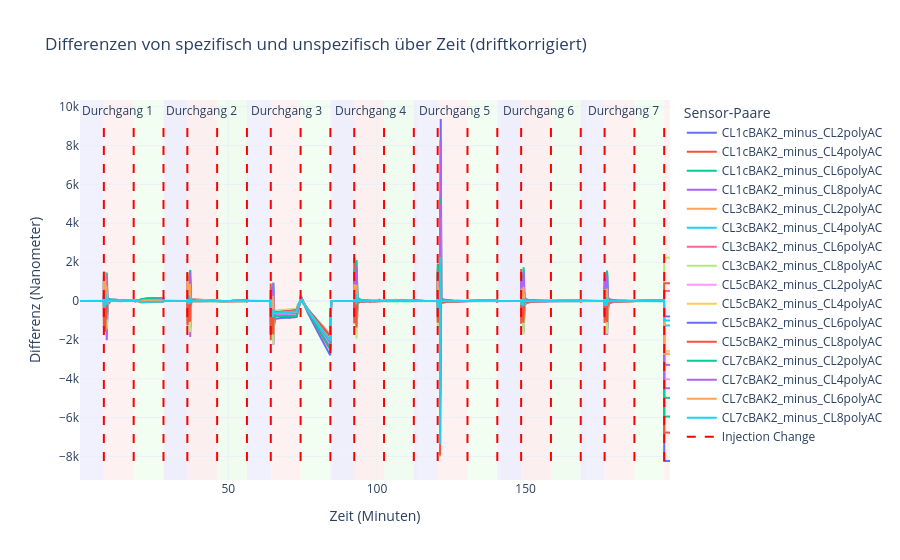

Here is the notebook cell this chart was saved with:
### Markdown cell above
**Differenzen-Plot & Speicherung**

### Code cell
def plot_sensor_differences(df, filepath=None):
    # Zeit in Minuten
    x = df['T  (s)'] / 60

    # Gewünschte Sensor-Gruppen
    specific_all    = ['CL1cBAK2', 'CL3cBAK2', 'CL5cBAK2', 'CL7cBAK2']
    nonspecific_all = ['CL2polyAC', 'CL4polyAC', 'CL6polyAC', 'CL8polyAC']

    # Nur Sensoren nehmen, die auch wirklich vorhanden sind
    specific    = [s for s in specific_all if s in df.columns]
    nonspecific = [n for n in nonspecific_all if n in df.columns]

    print("✔️ Verwendete spezifische Sensoren:", specific)
    print("✔️ Verwendete unspezifische Sensoren:", nonspecific)

    # Neues DataFrame für die Differenzen
    df_diff = pd.DataFrame()
    df_diff['T_min'] = x
    df_diff['Durchgang'] = df['Durchgang']
    df_diff['Inj.'] = df['Inj.']
    df_diff['Val.'] = df['Val.']

    # 16 positive Differenzen (falls möglich)
    positive_cols = []
    for spec in specific:
        for nonspec in nonspecific:
            if spec in df.columns and nonspec in df.columns:
                colname = f"{spec}_minus_{nonspec}"
                df_diff[colname] = df[spec] - df[nonspec]
                positive_cols.append(colname)

    # 16 negative Differenzen (positive * -1)
    for col in positive_cols:
        df_diff[col + "_neg"] = df_diff[col] * -1

    # ➕ Zusatz-Spalten (nur wenn beide Gruppen existieren!)
    if specific and nonspecific:
        mean_specific = df[specific].mean(axis=1)
        mean_nonspecific = df[nonspecific].mean(axis=1)

        df_diff['mean_diff'] = mean_specific - mean_nonspecific
        df_diff['mean_diff_std'] = (mean_specific - mean_nonspecific).rolling(window=5, min_periods=1).std()

        df_diff['specific_avg_diff'] = df[specific].sub(mean_specific, axis=0).abs().mean(axis=1)
        df_diff['specific_avg_diff_std'] = df[specific].sub(mean_specific, axis=0).abs().std(axis=1)

        df_diff['nonspecific_avg_diff'] = df[nonspecific].sub(mean_nonspecific, axis=0).abs().mean(axis=1)
        df_diff['nonspecific_avg_diff_std'] = df[nonspecific].sub(mean_nonspecific, axis=0).abs().std(axis=1)
    else:
        print("⚠️ Kennzahlen-Berechnung übersprungen (zu wenige Sensoren vorhanden).")

    fig = go.Figure()
    for col in positive_cols:
        fig.add_trace(go.Scatter(
            x=df_diff['T_min'],
            y=df_diff[col],
            mode='lines',
            name=col
        ))

    # Injection Change (rote gestrichelte Linien)
    inj = df_diff['Inj.']
    change_times = [df_diff['T_min'].iloc[i] for i in range(1, len(df_diff)) if inj.iloc[i] != inj.iloc[i-1]]
    ymin, ymax = df_diff[positive_cols].min().min(), df_diff[positive_cols].max().max()
    vline_x, vline_y = [], []
    for ct in change_times:
        vline_x += [ct, ct, None]
        vline_y += [ymin, ymax, None]
    fig.add_trace(go.Scatter(
        x=vline_x, y=vline_y,
        mode='lines',
        line=dict(color='red', width=2, dash='dash'),
        name='Injection Change'
    ))

    # Val-Bereiche (farbige Hintergründe)
    val_colors = {1:'rgba(255,0,0,0.1)', 2:'rgba(0,255,0,0.1)', 3:'rgba(0,0,255,0.1)'}
    current_val = df_diff['Val.'].iloc[0]; start=df_diff['T_min'].iloc[0]
    for i in range(1, len(df_diff)):
        if df_diff['Val.'].iloc[i] != current_val:
            end = df_diff['T_min'].iloc[i]
            fig.add_vrect(x0=start, x1=end,
                          fillcolor=val_colors[current_val],
                          opacity=0.5, layer='below', line_width=0)
            current_val = df_diff['Val.'].iloc[i]
            start = df_diff['T_min'].iloc[i]
    fig.add_vrect(x0=start, x1=df_diff['T_min'].iloc[-1],
                  fillcolor=val_colors[current_val],
                  opacity=0.5, layer='below', line_width=0)

    # Durchgänge (graue Hintergründe mit Beschriftung)
    dg = df_diff.groupby('Durchgang')['T_min'].agg(['min','max']).reset_index()
    shades = ['rgba(200,200,200,0.1)','rgba(150,150,150,0.1)']
    for idx,row in dg.iterrows():
        fig.add_vrect(
            x0=row['min'], x1=row['max'],
            fillcolor=shades[idx%2],
            opacity=0.3, layer='below', line_width=0,
            annotation_text=f"Durchgang {int(row['Durchgang'])}",
            annotation_position="top left"
        )

    # Layout
    fig.update_layout(
        title='Differenzen von spezifisch und unspezifisch über Zeit (driftkorrigiert)',
        xaxis_title='Zeit (Minuten)',
        yaxis_title='Differenz (Nanometer)',
        legend_title='Sensor-Paare',
        template='plotly_white'
    )

    fig.show()

    # 👉 Differenzen-Datei speichern
    if filepath is not None:
        base, ext = os.path.splitext(filepath)
        outpath = f"{base}_diff{ext}"
        df_diff.to_csv(outpath, index=False)
        print(f"💾 Differenzen gespeichert in: {outpath}")

# Aufruf
plot_sensor_differences(df, filepath=csv_datei)

### Figure 1 — Plotly figure (JSON) as saved in the notebook; plotly's stock layout.template omitted (floating-point values rounded to 4 significant figures; data arrays with more than 128 entries replaced by an {"elided": "..."} marker saying what was removed)
{"data": [{"mode": "lines", "name": "CL1cBAK2_minus_CL2polyAC", "type": "scatter", "x": {"elided": "3663 float values"}, "y": {"elided": "3663 float values"}}, {"mode": "lines", "name": "CL1cBAK2_minus_CL4polyAC", "type": "scatter", "x": {"elided": "3663 float values"}, "y": {"elided": "3663 float values"}}, {"mode": "lines", "name": "CL1cBAK2_minus_CL6polyAC", "type": "scatter", "x": {"elided": "3663 float values"}, "y": {"elided": "3663 float values"}}, {"mode": "lines", "name": "CL1cBAK2_minus_CL8polyAC", "type": "scatter", "x": {"elided": "3663 float values"}, "y": {"elided": "3663 float values"}}, {"mode": "lines", "name": "CL3cBAK2_minus_CL2polyAC", "type": "scatter", "x": {"elided": "3663 float values"}, "y": {"elided": "3663 float values"}}, {"mode": "lines", "name": "CL3cBAK2_minus_CL4polyAC", "type": "scatter", "x": {"elided": "3663 float values"}, "y": {"elided": "3663 float values"}}, {"mode": "lines", "name": "CL3cBAK2_minus_CL6polyAC", "type": "scatter", "x": {"elided": "3663 float values"}, "y": {"elided": "3663 float values"}}, {"mode": "lines", "name": "CL3cBAK2_minus_CL8polyAC", "type": "scatter", "x": {"elided": "3663 float values"}, "y": {"elided": "3663 float values"}}, {"mode": "lines", "name": "CL5cBAK2_minus_CL2polyAC", "type": "scatter", "x": {"elided": "3663 float values"}, "y": {"elided": "3663 float values"}}, {"mode": "lines", "name": "CL5cBAK2_minus_CL4polyAC", "type": "scatter", "x": {"elided": "3663 float values"}, "y": {"elided": "3663 float values"}}, {"mode": "lines", "name": "CL5cBAK2_minus_CL6polyAC", "type": "scatter", "x": {"elided": "3663 float values"}, "y": {"elided": "3663 float values"}}, {"mode": "lines", "name": "CL5cBAK2_minus_CL8polyAC", "type": "scatter", "x": {"elided": "3663 float values"}, "y": {"elided": "3663 float values"}}, {"mode": "lines", "name": "CL7cBAK2_minus_CL2polyAC", "type": "scatter", "x": {"elided": "3663 float values"}, "y": {"elided": "3663 float values"}}, {"mode": "lines", "name": "CL7cBAK2_minus_CL4polyAC", "type": "scatter", "x": {"elided": "3663 float values"}, "y": {"elided": "3663 float values"}}, {"mode": "lines", "name": "CL7cBAK2_minus_CL6polyAC", "type": "scatter", "x": {"elided": "3663 float values"}, "y": {"elided": "3663 float values"}}, {"mode": "lines", "name": "CL7cBAK2_minus_CL8polyAC", "type": "scatter", "x": {"elided": "3663 float values"}, "y": {"elided": "3663 float values"}}, {"line": {"color": "red", "dash": "dash", "width": 2}, "mode": "lines", "name": "Injection Change", "type": "scatter", "x": [8.166, 8.166, null, 18.19, 18.19, null, 28.21, 28.21, null, 36.23, 36.23, null, 46.25, 46.25, null, 56.28, 56.28, null, 64.29, 64.29, null, 74.32, 74.32, null, 84.34, 84.34, null, 92.36, 92.36, null, 102.4, 102.4, null, 112.4, 112.4, null, 120.4, 120.4, null, 130.4, 130.4, null, 140.5, 140.5, null, 148.5, 148.5, null, 158.5, 158.5, null, 168.5, 168.5, null, 176.5, 176.5, null, 186.6, 186.6, null, 196.6, 196.6, null], "y": [-8238.0, 9368.0, null, -8238.0, 9368.0, null, -8238.0, 9368.0, null, -8238.0, 9368.0, null, -8238.0, 9368.0, null, -8238.0, 9368.0, null, -8238.0, 9368.0, null, -8238.0, 9368.0, null, -8238.0, 9368.0, null, -8238.0, 9368.0, null, -8238.0, 9368.0, null, -8238.0, 9368.0, null, -8238.0, 9368.0, null, -8238.0, 9368.0, null, -8238.0, 9368.0, null, -8238.0, 9368.0, null, -8238.0, 9368.0, null, -8238.0, 9368.0, null, -8238.0, 9368.0, null, -8238.0, 9368.0, null, -8238.0, 9368.0, null]}], "layout": {"annotations": [{"showarrow": false, "text": "Durchgang 1", "x": 0.1383, "xanchor": "left", "xref": "x", "y": 1, "yanchor": "top", "yref": "y domain"}, {"showarrow": false, "text": "Durchgang 2", "x": 28.48, "xanchor": "left", "xref": "x", "y": 1, "yanchor": "top", "yref": "y domain"}, {"showarrow": false, "text": "Durchgang 3", "x": 56.87, "xanchor": "left", "xref": "x", "y": 1, "yanchor": "top", "yref": "y domain"}, {"showarrow": false, "text": "Durchgang 4", "x": 85.21, "xanchor": "left", "xref": "x", "y": 1, "yanchor": "top", "yref": "y domain"}, {"showarrow": false, "text": "Durchgang 5", "x": 113.5, "xanchor": "left", "xref": "x", "y": 1, "yanchor": "top", "yref": "y domain"}, {"showarrow": false, "text": "Durchgang 6", "x": 141.9, "xanchor": "left", "xref": "x", "y": 1, "yanchor": "top", "yref": "y domain"}, {"showarrow": false, "text": "Durchgang 7", "x": 170.2, "xanchor": "left", "xref": "x", "y": 1, "yanchor": "top", "yref": "y domain"}], "legend": {"title": {"text": "Sensor-Paare"}}, "shapes": [{"fillcolor": "rgba(0,0,255,0.1)", "layer": "below", "line": {"width": 0}, "opacity": 0.5, "type": "rect", "x0": 0.1383, "x1": 8.166, "xref": "x", "y0": 0, "y1": 1, "yref": "y domain"}, {"fillcolor": "rgba(255,0,0,0.1)", "layer": "below", "line": {"width": 0}, "opacity": 0.5, "type": "rect", "x0": 8.166, "x1": 18.19, "xref": "x", "y0": 0, "y1": 1, "yref": "y domain"}, {"fillcolor": "rgba(0,255,0,0.1)", "layer": "below", "line": {"width": 0}, "opacity": 0.5, "type": "rect", "x0": 18.19, "x1": 28.21, "xref": "x", "y0": 0, "y1": 1, "yref": "y domain"}, {"fillcolor": "rgba(0,0,255,0.1)", "layer": "below", "line": {"width": 0}, "opacity": 0.5, "type": "rect", "x0": 28.21, "x1": 36.23, "xref": "x", "y0": 0, "y1": 1, "yref": "y domain"}, {"fillcolor": "rgba(255,0,0,0.1)", "layer": "below", "line": {"width": 0}, "opacity": 0.5, "type": "rect", "x0": 36.23, "x1": 46.25, "xref": "x", "y0": 0, "y1": 1, "yref": "y domain"}, {"fillcolor": "rgba(0,255,0,0.1)", "layer": "below", "line": {"width": 0}, "opacity": 0.5, "type": "rect", "x0": 46.25, "x1": 56.28, "xref": "x", "y0": 0, "y1": 1, "yref": "y domain"}, {"fillcolor": "rgba(0,0,255,0.1)", "layer": "below", "line": {"width": 0}, "opacity": 0.5, "type": "rect", "x0": 56.28, "x1": 64.29, "xref": "x", "y0": 0, "y1": 1, "yref": "y domain"}, {"fillcolor": "rgba(255,0,0,0.1)", "layer": "below", "line": {"width": 0}, "opacity": 0.5, "type": "rect", "x0": 64.29, "x1": 74.32, "xref": "x", "y0": 0, "y1": 1, "yref": "y domain"}, {"fillcolor": "rgba(0,255,0,0.1)", "layer": "below", "line": {"width": 0}, "opacity": 0.5, "type": "rect", "x0": 74.32, "x1": 84.34, "xref": "x", "y0": 0, "y1": 1, "yref": "y domain"}, {"fillcolor": "rgba(0,0,255,0.1)", "layer": "below", "line": {"width": 0}, "opacity": 0.5, "type": "rect", "x0": 84.34, "x1": 92.36, "xref": "x", "y0": 0, "y1": 1, "yref": "y domain"}, {"fillcolor": "rgba(255,0,0,0.1)", "layer": "below", "line": {"width": 0}, "opacity": 0.5, "type": "rect", "x0": 92.36, "x1": 102.4, "xref": "x", "y0": 0, "y1": 1, "yref": "y domain"}, {"fillcolor": "rgba(0,255,0,0.1)", "layer": "below", "line": {"width": 0}, "opacity": 0.5, "type": "rect", "x0": 102.4, "x1": 112.4, "xref": "x", "y0": 0, "y1": 1, "yref": "y domain"}, {"fillcolor": "rgba(0,0,255,0.1)", "layer": "below", "line": {"width": 0}, "opacity": 0.5, "type": "rect", "x0": 112.4, "x1": 120.4, "xref": "x", "y0": 0, "y1": 1, "yref": "y domain"}, {"fillcolor": "rgba(255,0,0,0.1)", "layer": "below", "line": {"width": 0}, "opacity": 0.5, "type": "rect", "x0": 120.4, "x1": 130.4, "xref": "x", "y0": 0, "y1": 1, "yref": "y domain"}, {"fillcolor": "rgba(0,255,0,0.1)", "layer": "below", "line": {"width": 0}, "opacity": 0.5, "type": "rect", "x0": 130.4, "x1": 140.5, "xref": "x", "y0": 0, "y1": 1, "yref": "y domain"}, {"fillcolor": "rgba(0,0,255,0.1)", "layer": "below", "line": {"width": 0}, "opacity": 0.5, "type": "rect", "x0": 140.5, "x1": 148.5, "xref": "x", "y0": 0, "y1": 1, "yref": "y domain"}, {"fillcolor": "rgba(255,0,0,0.1)", "layer": "below", "line": {"width": 0}, "opacity": 0.5, "type": "rect", "x0": 148.5, "x1": 158.5, "xref": "x", "y0": 0, "y1": 1, "yref": "y domain"}, {"fillcolor": "rgba(0,255,0,0.1)", "layer": "below", "line": {"width": 0}, "opacity": 0.5, "type": "rect", "x0": 158.5, "x1": 168.5, "xref": "x", "y0": 0, "y1": 1, "yref": "y domain"}, {"fillcolor": "rgba(0,0,255,0.1)", "layer": "below", "line": {"width": 0}, "opacity": 0.5, "type": "rect", "x0": 168.5, "x1": 176.5, "xref": "x", "y0": 0, "y1": 1, "yref": "y domain"}, {"fillcolor": "rgba(255,0,0,0.1)", "layer": "below", "line": {"width": 0}, "opacity": 0.5, "type": "rect", "x0": 176.5, "x1": 186.6, "xref": "x", "y0": 0, "y1": 1, "yref": "y domain"}, {"fillcolor": "rgba(0,255,0,0.1)", "layer": "below", "line": {"width": 0}, "opacity": 0.5, "type": "rect", "x0": 186.6, "x1": 196.6, "xref": "x", "y0": 0, "y1": 1, "yref": "y domain"}, {"fillcolor": "rgba(255,0,0,0.1)", "layer": "below", "line": {"width": 0}, "opacity": 0.5, "type": "rect", "x0": 196.6, "x1": 198.5, "xref": "x", "y0": 0, "y1": 1, "yref": "y domain"}, {"fillcolor": "rgba(200,200,200,0.1)", "layer": "below", "line": {"width": 0}, "opacity": 0.3, "type": "rect", "x0": 0.1383, "x1": 28.43, "xref": "x", "y0": 0, "y1": 1, "yref": "y domain"}, {"fillcolor": "rgba(150,150,150,0.1)", "layer": "below", "line": {"width": 0}, "opacity": 0.3, "type": "rect", "x0": 28.48, "x1": 56.82, "xref": "x", "y0": 0, "y1": 1, "yref": "y domain"}, {"fillcolor": "rgba(200,200,200,0.1)", "layer": "below", "line": {"width": 0}, "opacity": 0.3, "type": "rect", "x0": 56.87, "x1": 85.15, "xref": "x", "y0": 0, "y1": 1, "yref": "y domain"}, {"fillcolor": "rgba(150,150,150,0.1)", "layer": "below", "line": {"width": 0}, "opacity": 0.3, "type": "rect", "x0": 85.21, "x1": 113.5, "xref": "x", "y0": 0, "y1": 1, "yref": "y domain"}, {"fillcolor": "rgba(200,200,200,0.1)", "layer": "below", "line": {"width": 0}, "opacity": 0.3, "type": "rect", "x0": 113.5, "x1": 141.8, "xref": "x", "y0": 0, "y1": 1, "yref": "y domain"}, {"fillcolor": "rgba(150,150,150,0.1)", "layer": "below", "line": {"width": 0}, "opacity": 0.3, "type": "rect", "x0": 141.9, "x1": 170.2, "xref": "x", "y0": 0, "y1": 1, "yref": "y domain"}, {"fillcolor": "rgba(200,200,200,0.1)", "layer": "below", "line": {"width": 0}, "opacity": 0.3, "type": "rect", "x0": 170.2, "x1": 198.5, "xref": "x", "y0": 0, "y1": 1, "yref": "y domain"}], "title": {"text": "Differenzen von spezifisch und unspezifisch über Zeit (driftkorrigiert)"}, "xaxis": {"title": {"text": "Zeit (Minuten)"}}, "yaxis": {"title": {"text": "Differenz (Nanometer)"}}}}
